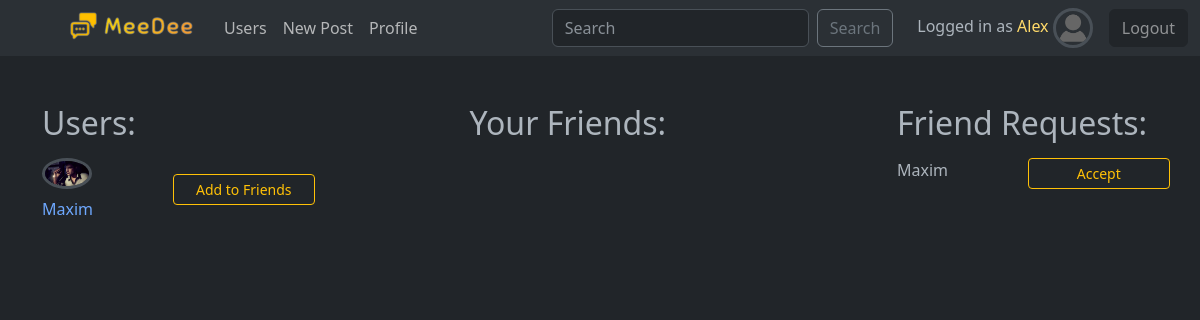
The app's page /users/ (signed in) with its own data.
### social/models.py (models this page shows)
class User(AbstractUser):
    friends = models.ManyToManyField("User", blank=True)
    email = models.EmailField(unique=True)
    bio = models.TextField(max_length=300, blank=True)
    avatar = models.ImageField(upload_to="images", null=True)
    date_of_birth = models.DateField(null=True, blank=True)
    USERNAME_FIELD = "email"
    REQUIRED_FIELDS = ['username']
    def __str__(self):
        return self.username

class FriendRequest(models.Model):
    from_user = models.ForeignKey(User, related_name="from_user", on_delete=models.CASCADE)
    to_user = models.ForeignKey(User, related_name="to_user", on_delete=models.CASCADE)

### social/views.py (the view)
# urls.py: path('users/', views.UsersListView.as_view(), name='users-list'),
class UsersListView(ListView):
    model = User
    template_name = "social/users_list.html"
    context_object_name = "users"

### social/templates/social/users_list.html (shortened to what this page needs)
{% extends "base.html" %}
{% load static %}
{% block body %}
<div class="container mt-5">
    <div class="row justify-content-between">
        <div class="col-3">
            <h2>Users:</h2>
            {% for user in users %}
                {% if not user.is_superuser %}
                    {% if user not in request.user.friends.all and user != request.user %}
                    <div class="row justify-content-between my-3">
                        <div class="col-4">
                            <a href="{% url 'profile' user.id %}" class='text-decoration-none'>
                                {% if user.avatar %}
                                    <img src="{{ user.avatar.url }}" alt="" class="border border-3 rounded-circle mb-2" style="max-width: 50px;">
                                {% else %}
                                    <img src="{% static 'images/no-avatar.png' %}" alt="" class="border border-3 rounded-circle mb-2" style="max-width: 50px;">
                                {% endif %}
                                <span>{{ user.username }}</span>
                            </a>
                        </div>
                        <a href="{% url 'send-friend-request' user.id %}" class="btn btn-outline-warning btn-sm col-6 h-100 align-self-center">Add to Friends</a>
                    </div>
                    {% endif %}
                {% endif %}
            {% endfor %}
        </div>
        <div class="col-3">
            <h2>Your Friends:</h2>
        </div>
        <div class="col-3">
            <h2>Friend Requests:</h2>
            {% for friend_request in request.user.to_user.all %}
                <div class="row justify-content-between my-3">
                    <div class="col-4">{{ friend_request.from_user }}</div>
                    <a href="{% url 'accept-friend-request'  friend_request.id %}" class="btn btn-outline-warning btn-sm col-6">Accept</a>
                </div>
            {% endfor %}
        </div>
    </div>
</div>
{% endblock %}

### templates/includes/navbar.html (shortened to what this page needs)
{% load static %}
<nav class="navbar navbar-expand-lg bg-body-tertiary">
    <div class="container-fluid">
      <div class="collapse navbar-collapse" id="navbarSupportedContent">
        <ul class="navbar-nav me-auto ms-5 mb-2 mb-lg-0">
          <li class="nav-item">
            <a class="navbar-brand" href="{% url 'home' %}">
              <img src="{% static 'images/meedee.png' %}" alt="MeeDee" width="140">
            </a>
          </li>
          <li class="nav-item">
            <a class="nav-link" href="{% url 'users-list' %}">Users</a>
          </li>
          <li class="nav-item">
            <a class="nav-link" href="{% url 'add-post' %}">New Post</a>
          </li>
          {% if user.is_authenticated %}
          <li class="nav-item">
            <a class="nav-link" href="{% url 'profile' request.user.id %}">Profile</a>
          </li>
          {% endif %}
        </ul>
        <form class="d-flex" role="search">
          <input class="form-control me-2" type="search" placeholder="Search" aria-label="Search">
          <button class="btn btn-outline-secondary" type="submit">Search</button>
        </form>
        <div class="navbar-nav ms-4 align-items-center">
          {% if user.is_authenticated %}
            <div class="me-3">
              Logged in as <span class="text-warning-emphasis">{{ request.user.username }}</span>
              {% if request.user.avatar %}
                <img src="{{ request.user.avatar.url }}" alt="" class="border border-3 rounded-circle" style="max-width: 40px; min-height: 40px;">
              {% else %}
                <img src="{% static 'images/no-avatar.png' %}" alt="" class="border border-3 rounded-circle" style="max-width: 40px; min-height: 40px;">
              {% endif %}
            </div>
            <div class="">
              <form action="{% url 'logout' %}" method="POST">
                  <button class="btn btn-dark text-white-50" type="submit">Logout</button>
              </form>
            </div>
          {% else %}
          <a class="nav-item text-decoration-none text-info-emphasis" href="{% url 'login' %}">Login</a>
          <span class="mx-1">|</span>
          <a class="nav-item text-decoration-none text-info-emphasis" href="{% url 'signup' %}">Sign Up</a>
          {% endif %}
        </div>
      </div>
    </div>
  </nav>

### records on screen
User: user.username "Alex"
User: avatar (placeholder picture), username "Maxim"
FriendRequest: from_user "Maxim"
